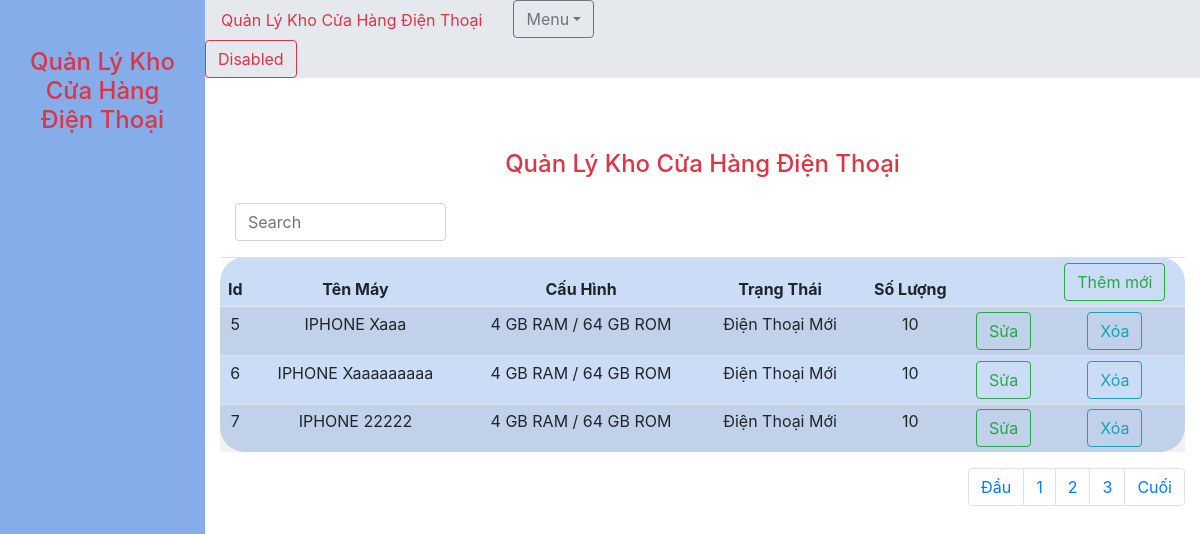
Screenshot of /QLkhoCHDT1/index.php?offset=3 with the database file from the repository.
### tables this page shows
CREATE TABLE `quanlykhochdt1` (
  `Id` int(11) NOT NULL,
  `TenMay` varchar(50) NOT NULL,
  `CauHinh` varchar(100) NOT NULL,
  `TrangThai` varchar(100) NOT NULL,
  `SoLuong` int(255) NOT NULL
);

### QLkhoCHDT1/ListIOS.php (called while the page is built, shortened)
<?php
$ListIos=array();
$limit=3;
$offset=isset($_GET["offset"])?(int)$_GET["offset"]:0;
$sql="Select Id,TenMay,CauHinh,TrangThai,SoLuong From quanlykhochdt1 limit $offset,$limit";
$result=$conn->query($sql);
?>

### QLkhoCHDT1/ShowIOS.php (the view, shortened to what this page needs)
<!DOCTYPE html>
<html lang="en">
<head>
    <link rel="stylesheet" href="QLkhoCHDT1.css">
    <link rel="stylesheet" href="https://cdn.jsdelivr.net/npm/bootstrap@4.6.2/dist/css/bootstrap.min.css">
</head>
<body>
    <div class="row">
        <div class="col-sm-2 text-center pt-5">
            <h4 class="col-sm text-danger">Quản Lý Kho Cửa Hàng Điện Thoại</h4>
        </div>
        <div class="col-sm-10">
            <div class="menu1">
                <ul class="nav nav-pills">
                    <li class="nav-item">
                        <a class="nav-link text-danger" href="#">Quản Lý Kho Cửa Hàng Điện Thoại</a>
                    </li>
                    <li class="nav-item dropdown col-sm-1">
                        <a class="dropdown-toggle text-secondary btn btn-outline-secondary" data-toggle="dropdown" href="">Menu</a>
                    </li>
                    <li class="col-sm-7"></li>
                    <li class="nav-item">
                        <a class="btn btn-outline-danger" onclick="return confirm('Bạn chắc chắn muốn thoát!');" href="/code/index.php">Disabled</a>
                    </li>
                </ul>
            </div>
            <div class="text-center text-danger pt-5 my-4">
                <h4>Quản Lý Kho Cửa Hàng Điện Thoại</h4>
            </div>
            <div class="container">
                <div class="input-group mb-3 col-sm-3">
                    <input type="text" class="form-control" id="myInput" placeholder="Search">
                </div>
                <table class="table table-striped table-hover table-sm text-center">
                    <thead>
                        <tr>
                            <th>Id</th>
                            <th>Tên Máy</th>
                            <th>Cấu Hình</th>
                            <th>Trạng Thái</th>
                            <th>Số Lượng</th>
                            <th></th>
                            <th><a class="btn btn-outline-success" href="/code/QLkhoCHDT1/FromAddmewIOS.php">Thêm mới</a></th>
                        </tr>
                    </thead>
                    <tbody class="myTable">
                        <?php foreach ($ListIos as $Ios) { ?>
                            <tr>
                                <td><?php echo $Ios["Id"] ?></td>
                                <td><?php echo $Ios["TenMay"] ?></td>
                                <td><?php echo $Ios["CauHinh"] ?></td>
                                <td><?php echo $Ios["TrangThai"] ?></td>
                                <td><?php echo $Ios["SoLuong"] ?></td>
                                <td><a class="btn btn-outline-success" href="/code/QLkhoCHDT1/index.php?action=update&Id=<?php echo $Ios["Id"] ?>">Sửa</a></td>
                                <td><a class="btn btn-outline-info" onclick="return confirm('Bạn có muốn xóa dữ liệu không!');" href="/code/QLkhoCHDT1/index.php?action=delete&Id=<?php echo $Ios["Id"] ?>">Xóa</a></td>
                            </tr>
                        <?php } ?>
                    </tbody>
                </table>
                <?php
                include'./sotrang.php';
                ?>
            </div>
        </div>
    </div>
</body>
</html>

### QLkhoCHDT1/QLkhoCHDT1.css (style rules this page uses)
.table { border-radius: 25px; background-color: rgba(203, 220, 247, 1); }
.col-sm-2 { height: 730px; background-color: rgba(132, 173, 234, 1); left: 15px; }
.menu1 { background-color: rgb(229, 232, 237); }

### rows the page displays
quanlykhochdt1: Id "5", TenMay "IPHONE Xaaa", CauHinh "4 GB RAM / 64 GB ROM", TrangThai "Điện Thoại Mới", SoLuong "10"
quanlykhochdt1: Id "6", TenMay "IPHONE Xaaaaaaaaa", CauHinh "4 GB RAM / 64 GB ROM", TrangThai "Điện Thoại Mới", SoLuong "10"
quanlykhochdt1: Id "7", TenMay "IPHONE 22222", CauHinh "4 GB RAM / 64 GB ROM", TrangThai "Điện Thoại Mới", SoLuong "10"
